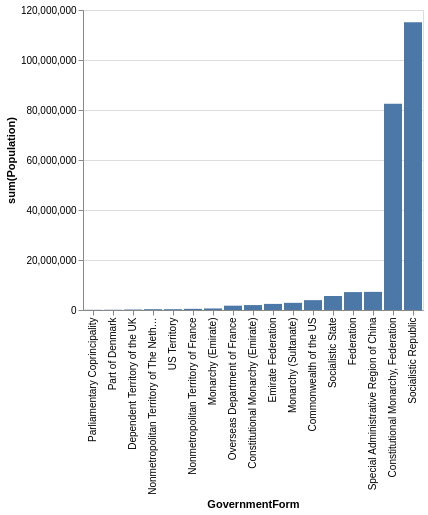

Vega-Lite specification for this chart:
### Vega-Lite specification from a JSON file in a GitHub repository (floating-point values rounded to 4 significant figures)
{"data": {"values": [{"x_data": "Parliamentary Coprincipality", "y_data": 78000}, {"x_data": "Part of Denmark", "y_data": 99000}, {"x_data": "Dependent Territory of the UK", "y_data": 193050}, {"x_data": "Nonmetropolitan Territory of The Netherlands", "y_data": 320000}, {"x_data": "US Territory", "y_data": 329000}, {"x_data": "Nonmetropolitan Territory of France", "y_data": 464000}, {"x_data": "Monarchy (Emirate)", "y_data": 617000}, {"x_data": "Overseas Department of France", "y_data": 1731000}, {"x_data": "Constitutional Monarchy (Emirate)", "y_data": 1972000}, {"x_data": "Emirate Federation", "y_data": 2441000}, {"x_data": "Monarchy (Sultanate)", "y_data": 2870000}, {"x_data": "Commonwealth of the US", "y_data": 3947000}, {"x_data": "Socialistic State", "y_data": 5605000}, {"x_data": "Federation", "y_data": 7160400}, {"x_data": "Special Administrative Region of China", "y_data": 7255000}, {"x_data": "Constitutional Monarchy, Federation", "y_data": 82516000}, {"x_data": "Socialistic Republic", "y_data": 115072000}]}, "mark": "bar", "encoding": {"x": {"field": "x_data", "type": "nominal", "title": "GovernmentForm", "sort": {"op": "sum", "field": "y_data", "order": "ascending"}}, "y": {"field": "y_data", "type": "quantitative", "title": "sum(Population)"}}}
